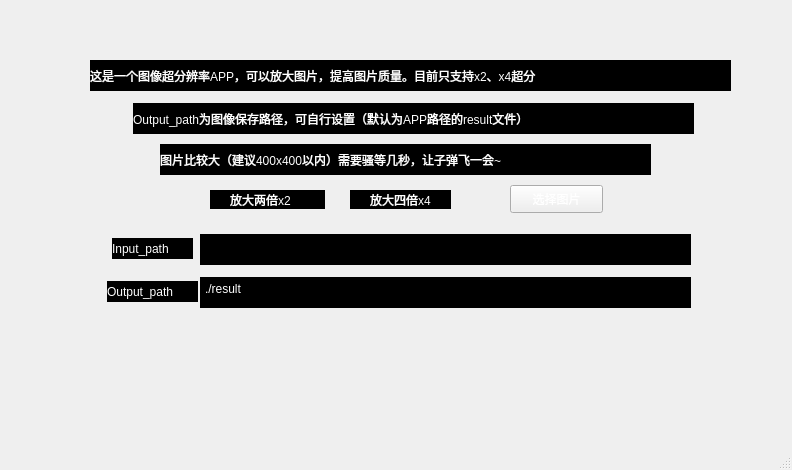
<?xml version="1.0" encoding="UTF-8"?>
<ui version="4.0">
 <class>MainWindow</class>
 <widget class="QMainWindow" name="MainWindow">
  <property name="geometry">
   <rect>
    <x>0</x>
    <y>0</y>
    <width>792</width>
    <height>470</height>
   </rect>
  </property>
  <property name="windowTitle">
   <string>MainWindow</string>
  </property>
  <widget class="QWidget" name="centralwidget">
   <widget class="QPushButton" name="pushButton">
    <property name="geometry">
     <rect>
      <x>510</x>
      <y>185</y>
      <width>93</width>
      <height>28</height>
     </rect>
    </property>
    <property name="styleSheet">
     <string notr="true">color: rgb(255, 255, 255);</string>
    </property>
    <property name="text">
     <string>选择图片</string>
    </property>
   </widget>
   <widget class="QTextEdit" name="input_path">
    <property name="geometry">
     <rect>
      <x>200</x>
      <y>234</y>
      <width>491</width>
      <height>31</height>
     </rect>
    </property>
    <property name="styleSheet">
     <string notr="true">color: rgb(255, 255, 255);
background-color: rgb(0, 0, 0);</string>
    </property>
   </widget>
   <widget class="QLabel" name="label_1">
    <property name="geometry">
     <rect>
      <x>112</x>
      <y>238</y>
      <width>81</width>
      <height>21</height>
     </rect>
    </property>
    <property name="styleSheet">
     <string notr="true">color: rgb(255, 255, 255);
background-color: rgb(0, 0, 0);</string>
    </property>
    <property name="text">
     <string>Input_path</string>
    </property>
   </widget>
   <widget class="QLabel" name="label_2">
    <property name="geometry">
     <rect>
      <x>107</x>
      <y>281</y>
      <width>91</width>
      <height>21</height>
     </rect>
    </property>
    <property name="styleSheet">
     <string notr="true">color: rgb(255, 255, 255);
background-color: rgb(0, 0, 0);</string>
    </property>
    <property name="text">
     <string>Output_path</string>
    </property>
   </widget>
   <widget class="QTextEdit" name="output_path">
    <property name="geometry">
     <rect>
      <x>200</x>
      <y>277</y>
      <width>491</width>
      <height>31</height>
     </rect>
    </property>
    <property name="styleSheet">
     <string notr="true">color: rgb(255, 255, 255);
background-color: rgb(0, 0, 0);</string>
    </property>
    <property name="html">
     <string>&lt;!DOCTYPE HTML PUBLIC &quot;-//W3C//DTD HTML 4.0//EN&quot; &quot;http://www.w3.org/TR/REC-html40/strict.dtd&quot;&gt;
&lt;html&gt;&lt;head&gt;&lt;meta name=&quot;qrichtext&quot; content=&quot;1&quot; /&gt;&lt;style type=&quot;text/css&quot;&gt;
p, li { white-space: pre-wrap; }
&lt;/style&gt;&lt;/head&gt;&lt;body style=&quot; font-family:'SimSun'; font-size:9pt; font-weight:400; font-style:normal;&quot;&gt;
&lt;p style=&quot; margin-top:0px; margin-bottom:0px; margin-left:0px; margin-right:0px; -qt-block-indent:0; text-indent:0px;&quot;&gt;./result&lt;/p&gt;&lt;/body&gt;&lt;/html&gt;</string>
    </property>
   </widget>
   <widget class="QRadioButton" name="radioButton_x4">
    <property name="geometry">
     <rect>
      <x>350</x>
      <y>190</y>
      <width>101</width>
      <height>19</height>
     </rect>
    </property>
    <property name="styleSheet">
     <string notr="true">color: rgb(255, 255, 255);
background-color: rgb(0, 0, 0);</string>
    </property>
    <property name="text">
     <string>放大四倍x4</string>
    </property>
   </widget>
   <widget class="QLabel" name="label_3">
    <property name="geometry">
     <rect>
      <x>90</x>
      <y>60</y>
      <width>641</width>
      <height>31</height>
     </rect>
    </property>
    <property name="styleSheet">
     <string notr="true">color: rgb(255, 255, 255);
background-color: rgb(0,0,0);
font: 10pt &quot;微软雅黑&quot;;
border-color: rgb(255, 0, 0);
</string>
    </property>
    <property name="text">
     <string>这是一个图像超分辨率APP，可以放大图片，提高图片质量。目前只支持x2、x4超分</string>
    </property>
   </widget>
   <widget class="QLabel" name="label_4">
    <property name="geometry">
     <rect>
      <x>133</x>
      <y>103</y>
      <width>561</width>
      <height>31</height>
     </rect>
    </property>
    <property name="styleSheet">
     <string notr="true">color: rgb(255, 255, 255);
background-color: rgb(0,0,0);
font: 10pt &quot;微软雅黑&quot;;
border-color: rgb(255, 0, 0);
</string>
    </property>
    <property name="text">
     <string>Output_path为图像保存路径，可自行设置（默认为APP路径的result文件）</string>
    </property>
   </widget>
   <widget class="QLabel" name="label_5">
    <property name="geometry">
     <rect>
      <x>160</x>
      <y>144</y>
      <width>491</width>
      <height>31</height>
     </rect>
    </property>
    <property name="styleSheet">
     <string notr="true">color: rgb(255, 255, 255);
background-color: rgb(0,0,0);
font: 10pt &quot;微软雅黑&quot;;
border-color: rgb(255, 0, 0);
</string>
    </property>
    <property name="text">
     <string>图片比较大（建议400x400以内）需要骚等几秒，让子弹飞一会~</string>
    </property>
   </widget>
   <widget class="QRadioButton" name="radioButton_x2">
    <property name="geometry">
     <rect>
      <x>210</x>
      <y>190</y>
      <width>115</width>
      <height>19</height>
     </rect>
    </property>
    <property name="styleSheet">
     <string notr="true">color: rgb(255, 255, 255);
background-color: rgb(0, 0, 0);</string>
    </property>
    <property name="text">
     <string>放大两倍x2</string>
    </property>
   </widget>
  </widget>
  <widget class="QMenuBar" name="menubar">
   <property name="geometry">
    <rect>
     <x>0</x>
     <y>0</y>
     <width>792</width>
     <height>26</height>
    </rect>
   </property>
  </widget>
  <widget class="QStatusBar" name="statusbar"/>
 </widget>
 <resources/>
 <connections/>
</ui>
